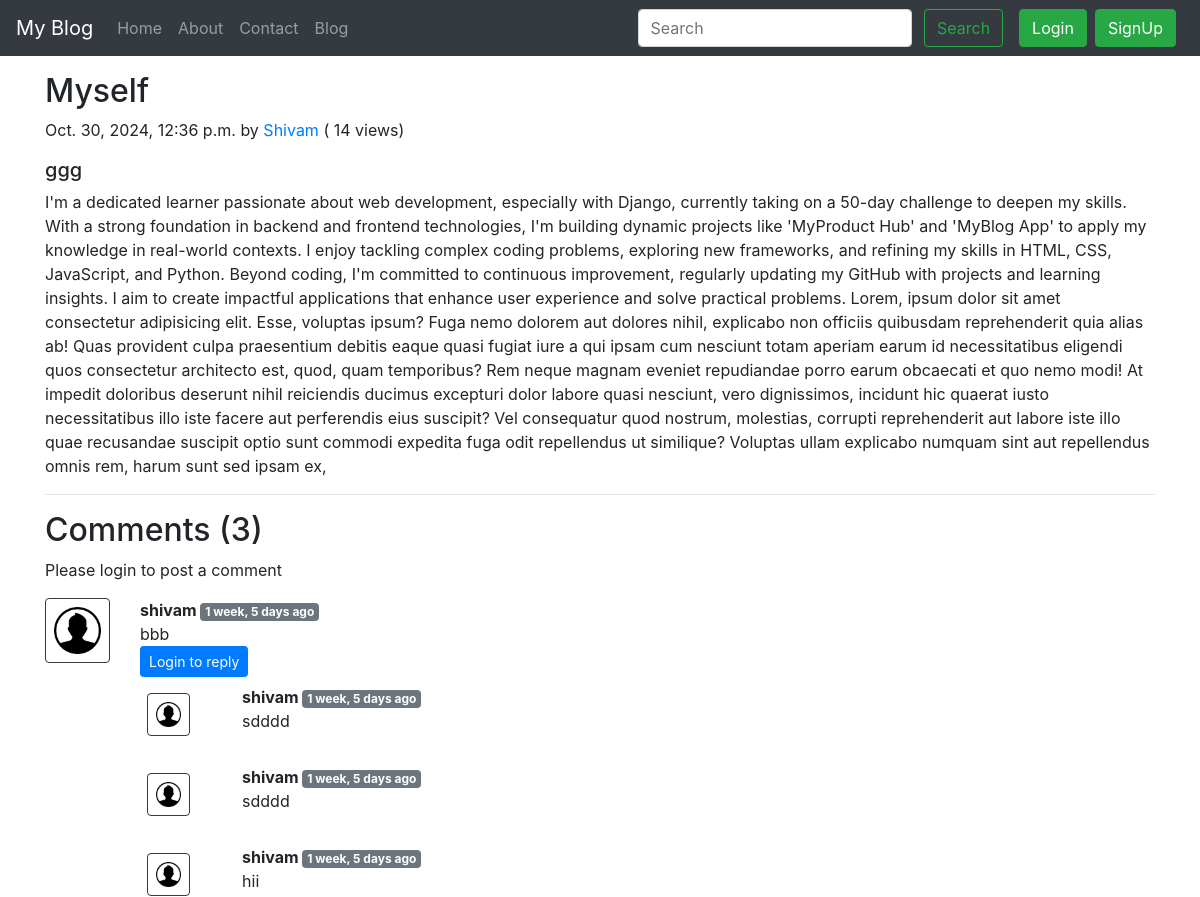
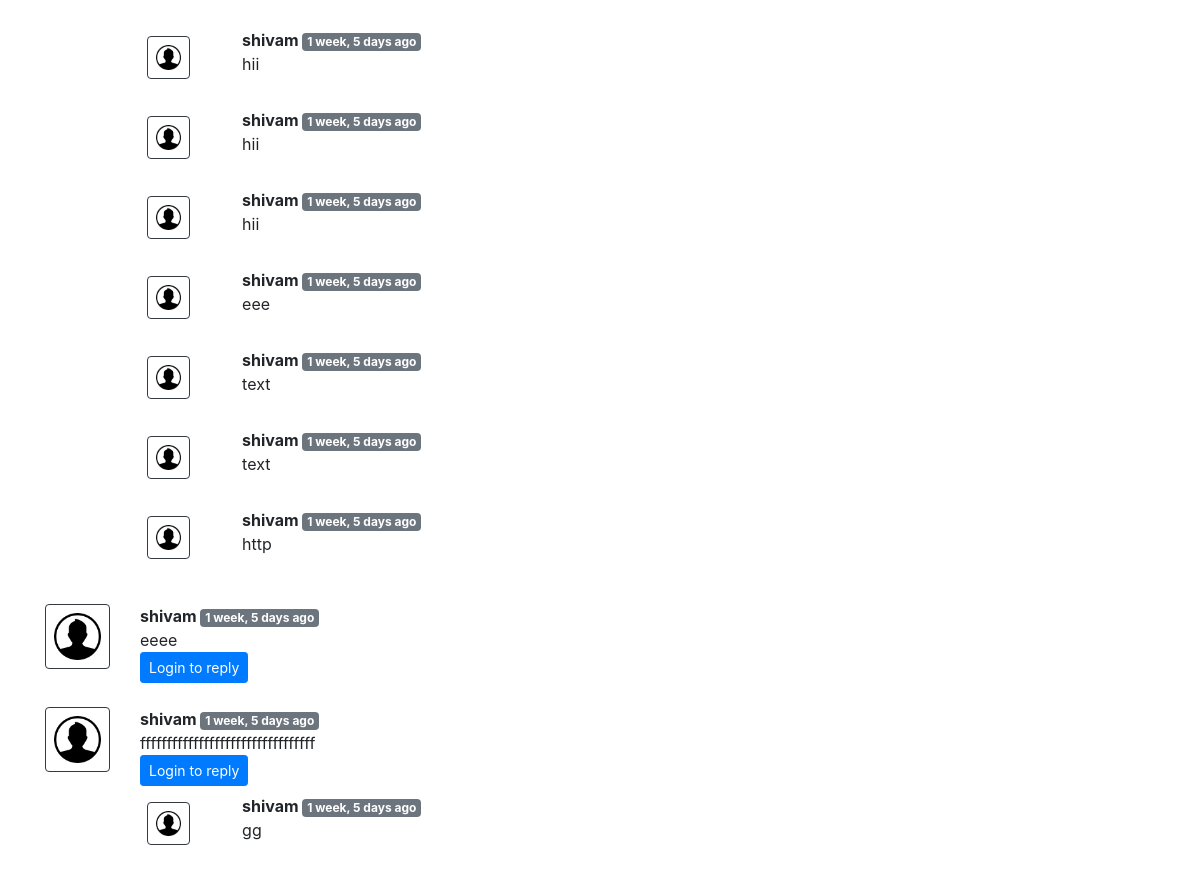
The page /blog/Myself on the database its author committed (2 pictures, top to bottom).
### blog/models.py (models this page shows, shortened)
class Post(models.Model):
    sno=models.AutoField(primary_key=True)
    title=models.CharField(max_length=255)
    author=models.CharField(max_length=14)
    slug=models.CharField(max_length=130)
    views= models.IntegerField(default=0)
    timeStamp=models.DateTimeField(blank=True)
    content=models.TextField()
    thumbnail= models.ImageField(upload_to="shop/images", default="")

class BlogComment(models.Model):
    sno= models.AutoField(primary_key=True)
    comment= models.TextField()
    user= models.ForeignKey(User, on_delete=models.CASCADE)
    post= models.ForeignKey(Post, on_delete=models.CASCADE)
    parent= models.ForeignKey('self',on_delete=models.CASCADE, null=True )
    timestamp= models.DateTimeField(default=now)

### blog/views.py (the view)
# urls.py: path('<str:slug>', views.blogpost, name='blogpost')
def blogpost(request, slug):
    post=Post.objects.filter(slug=slug).first()
    post.views= post.views +1
    post.save()
    comments= BlogComment.objects.filter(post=post, parent=None)
    replies= BlogComment.objects.filter(post=post).exclude(parent=None)
    replyDict={}
    for reply in replies:
        if reply.parent.sno not in replyDict.keys():
            replyDict[reply.parent.sno]=[reply]
        else:
            replyDict[reply.parent.sno].append(reply)
    context={'post':post, 'comments': comments, 'user': request.user, 'replyDict': replyDict}
    return render(request, "blog/blogpost.html", context)

### blog/templatetags/extras.py (called while the page is built)
@register.filter(name='get_val')
def get_val(dict, key):
    return dict.get(key)

### templates/blog/blogpost.html (shortened to what this page needs)
{% extends 'basic.html' %}
{% block body %}
{% load humanize %}
{% load extras %}
<div class="container my-3">
        <h2 class="blog-post-title">{{post.title}}</h2>
        <p class="blog-post-meta">{{post.timeStamp}} by <a href="https://www.linkedin.com/in/shivamtiwary-st7/">{{post.author}}</a> (<span > {{post.views}} views</span>)</p>
        <p>{{post.content|safe}}</p>
        <hr>
      </div>
      <div class="container">
        <h2> Comments ({{comments.count}}) </h2>
        <div class="my-2">
            {% if user.is_authenticated %}
            <form action="/blog/postComment" method="post">
                {% csrf_token %}
                <div class="form-group">
                    <label for="exampleInputEmail1">Post Comment </label>
                    <input type="text" class="form-control" name="comment" placeholder="Enter comment here">
                </div>
                <input type="hidden" name="postSno" value="{{post.sno}}">
                <input type="hidden" name="parentSno" value="">
                <button type="submit" class="btn btn-primary">Submit</button>
            </form>
            {% else %}
            Please login to post a comment
            {% endif %}
        </div>
        {% for comment in comments %}
        <div class="row my-3">
            <div class="col-md-1  ">
                <img class="rounded mx-auto d-block w-100 border border-dark p-2" src="/static/img/user.png" alt="user">
            </div>
            <div class="col-md-11 ">
                <b> {{comment.user.username}} </b> <span class="badge badge-secondary ">{{comment.timestamp| naturaltime}}</span>
                <div>{{comment.comment}}</div>
                <div class="reply mx-0">
                    {% if user.is_authenticated %}
                    <button class="btn btn-sm btn-primary" type="button" data-toggle="collapse" data-target="#replyBox{{comment.sno}}" aria-expanded="false" aria-controls="replyBox{{comment.sno}}">
                        Reply
                    </button>
                    <div class="collapse" id="replyBox{{comment.sno}}">
                        <div class="card card-body my-2">
                            <form action="/blog/postComment" method="post">
                                {% csrf_token %}
                                <div class="form-group">
                                    <label for="comment">Post a reply </label>
                                    <input type="text" class="form-control" name="comment" placeholder="Enter comment here">
                                    <input type="hidden" name="parentSno" value="{{comment.sno}}">
                                </div>
                                <input type="hidden" name="postSno" value="{{post.sno}}">
                                <button type="submit" class="btn btn-primary">Submit</button>
                            </form>
                        </div>
                    </div>
                    {% else %}
                    <button class="btn btn-sm btn-primary" type="button" data-toggle="collapse" data-target="#replyBox{{comment.sno}}" aria-expanded="false" aria-controls="replyBox{{comment.sno}}">
                        Login to reply
                    </button>
                    {% endif %}
                    <div class="replies my-2 ">
                        {% for reply in replyDict|get_val:comment.sno %}
                        <div class="row my-2">
                            <div class="col-md-1 ">
                                <img class="rounded mx-auto d-block w-75 my-2 border border-dark p-2" src="/static/img/user.png" alt="user">
                            </div>
                            <div class="col-md-11">
                                <div class="col-md-11 ">
                                    <b> {{reply.user.username}} </b> <span class="badge badge-secondary ">{{reply.timestamp| naturaltime}}</span>
                                    <div>{{reply.comment}}</div>
                                </div>
                                <br>
                            </div>
                        </div>
                        {% endfor %}
                    </div>
                </div>
            </div>
        </div>
        {% endfor %}
    </div>
 {% endblock %}

### templates/basic.html (shortened to what this page needs)
<!doctype html>
<html lang="en">
  <head>
    <link rel="stylesheet" href="https://stackpath.bootstrapcdn.com/bootstrap/4.5.2/css/bootstrap.min.css">
  </head>
  <body>
    <nav class="navbar navbar-expand-lg navbar-dark bg-dark">
        <a class="navbar-brand" href="/">My Blog</a>
        <div class="collapse navbar-collapse" id="navbarSupportedContent">
          <ul class="navbar-nav mr-auto">
            <li class="nav-item {% block homeactive %}  {% endblock homeactive %}">
              <a class="nav-link" href="/">Home <span class="sr-only">(current)</span></a>
            </li>
            <li class="nav-item {% block aboutactive %}  {% endblock aboutactive %}" >
              <a class="nav-link" href="/about">About</a>
            </li>
            <li class="nav-item {% block contactactive %}  {% endblock contactactive %} ">
              <a class="nav-link" href="/contact">Contact</a>
            </li>
            <li class="nav-item {% block blogactive %}  {% endblock blogactive %} ">
              <a class="nav-link" href="/blog">Blog</a>
            </li>
          </ul>
          <div class="ml-auto form-inline ">
          <form method="get" action="/search"class="my-2 my-lg-0 mx-3">
            <input class="form-control mr-sm-2" type="search" placeholder="Search" aria-label="Search" name="query" id="query">
            <button class="btn btn-outline-success my-2 my-sm-0 " type="submit">Search</button>
          </form>
{% if user.is_authenticated %}
<ul class="navbar-nav mr-2">
<li class="nav-item dropdown">
<a class="nav-link dropdown-toggle" href='#' id="navbarDropdown" role="button" data-toggle="dropdown"> Welcome {{request.user}}</a>
<div class="dropdown-menu" aria-labelledby="navbarDropdown">
          <a class="dropdown-item" href="/logout">Logout</a>
        </div>
      </li>
      </ul>
      </div>
{% else %}
<button type="button" class="btn btn-success mr-2" data-toggle="modal" data-target="#loginModal">
Login
</button>
<button type="button" class="btn btn-success mr-2" data-toggle="modal" data-target="#signupModal">
SignUp
</button>
{% endif %}
        </div>
      </nav>
      {% block body %}  {% endblock body %}
  </body>
</html>

### rows shown on the page
Post: title "Myself", timeStamp "Oct. 30, 2024, 12:36 p.m.", author "Shivam", views "14", content "ggg I'm a dedicated learner passionate about web development, especially with Django, currently taking on a 50-day challenge to deepen my skills. With a strong foundation in backend and frontend technologies, I'm building dynamic projects like 'MyProduct Hub' and 'MyBlog App' to apply my knowledge in real-world contexts. I enjoy tackling complex coding problems, exploring new frameworks, and refining my skills in HTML, CSS, JavaScript, and Python. Beyond coding, I'm committed to continuous improvement, regularly updating my GitHub with projects and learning insights. I aim to create impactful applications that enhance user experience and solve practical problems. Lorem, ipsum dolor sit amet…"
BlogComment: user.username "shivam", timestamp "1 week, 5 days ago", comment "bbb"
BlogComment: user.username "shivam", timestamp "1 week, 5 days ago", comment "sdddd"
BlogComment: user.username "shivam", timestamp "1 week, 5 days ago", comment "sdddd"
BlogComment: user.username "shivam", timestamp "1 week, 5 days ago", comment "hii"
BlogComment: user.username "shivam", timestamp "1 week, 5 days ago", comment "hii"
BlogComment: user.username "shivam", timestamp "1 week, 5 days ago", comment "hii"
BlogComment: user.username "shivam", timestamp "1 week, 5 days ago", comment "hii"
BlogComment: user.username "shivam", timestamp "1 week, 5 days ago", comment "eee"
BlogComment: user.username "shivam", timestamp "1 week, 5 days ago", comment "text"
BlogComment: user.username "shivam", timestamp "1 week, 5 days ago", comment "text"
BlogComment: user.username "shivam", timestamp "1 week, 5 days ago", comment "http"
BlogComment: user.username "shivam", timestamp "1 week, 5 days ago", comment "eeee"
BlogComment: user.username "shivam", timestamp "1 week, 5 days ago", comment "fffffffffffffffffffffffffffffffff"
BlogComment: user.username "shivam", timestamp "1 week, 5 days ago", comment "gg"

### other values the page prints
{{ comments.count }} "3"
